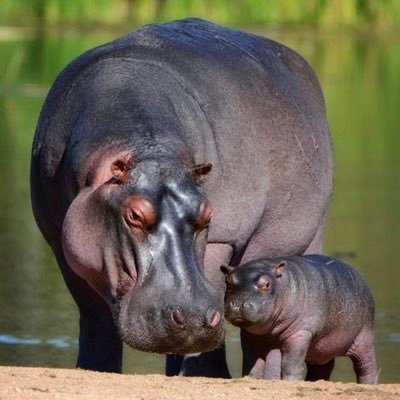
#> input picture assets/img/sample.jpg, 400 x 400 px
$ python kuwahara.py
#> lines starting #> are read from the running program, lines starting #| are printed output that depends on the picture
#> further down, picture is the input picture: shape (400, 400, 3); mean R, G, B 107, 101.5, 83.6
import numpy as np
import cv2
import matplotlib.pyplot as plt
import os


def kuwahara(pic, r=5, resize=False, rate=0.5):  # 元画像、正方形領域の一辺、リサイズするか、リサイズする場合の比率
#> called with r = 10, resize = False, rate = 10000
    h, w, _ = pic.shape
#> h = 400; w = 400
    if resize: pic = cv2.resize(pic, (int(w * rate), int(h * rate)));h, w, _ = pic.shape
    pic = np.pad(pic, ((r, r), (r, r), (0, 0)), "edge")
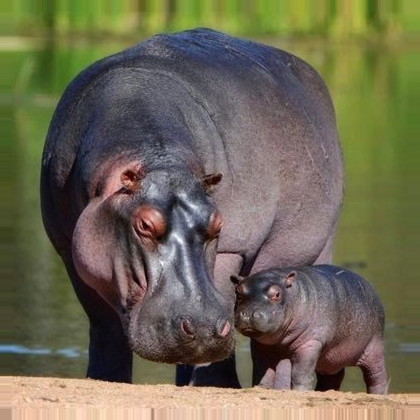
#> pic: shape (420, 420, 3); mean of channels 0, 1, 2 109.8, 104.8, 83.5; drawn as R, G, B
    ave, var = cv2.integral2(pic)
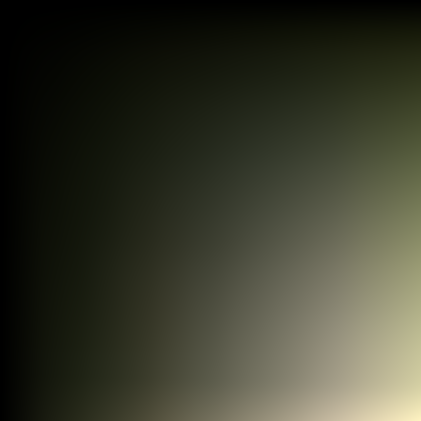
#> ave: shape (421, 421, 3) int32; mean of channels 0, 1, 2 4291252.6, 4397234.4, 3310940.3; drawn with min black and max white
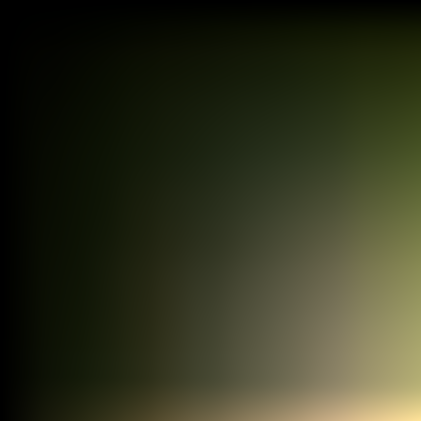
#> var: shape (421, 421, 3) float64; mean of channels 0, 1, 2 484755573.3, 508160860.2, 304521130.3; drawn with min black and max white
    ave = (ave[:-r - 1, :-r - 1] + ave[r + 1:, r + 1:] - ave[r + 1:, :-r - 1] - ave[:-r - 1, r + 1:]) / (
            r + 1) ** 2  # 平均値の一括計算
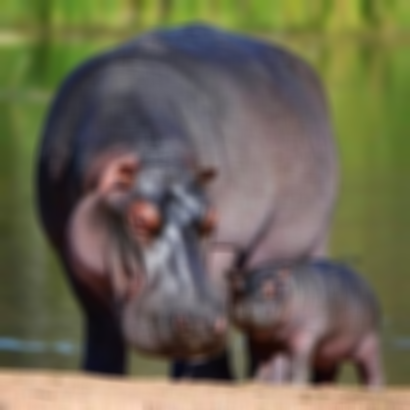
#> ave: shape (410, 410, 3) float64; mean of channels 0, 1, 2 108.5, 103.2, 83.5; drawn as R, G, B
    var = ((var[:-r - 1, :-r - 1] + var[r + 1:, r + 1:] - var[r + 1:, :-r - 1] - var[:-r - 1, r + 1:]) / (
            r + 1) ** 2 - ave ** 2).sum(axis=2)  # 分散の一括計算
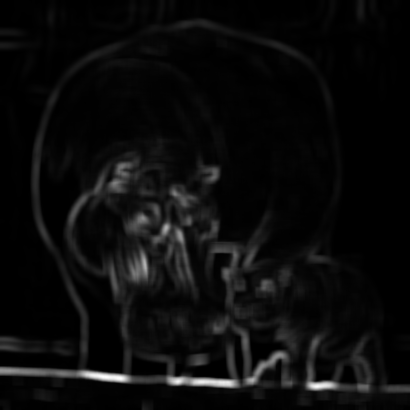
#> var: shape (410, 410) float64; min 0, max 21395.1, mean 998.4; drawn with min black and max white

    def filt(i, j):
        return np.array([ave[i, j], ave[i + r, j], ave[i, j + r], ave[i + r, j + r]])[(
            np.array([var[i, j], var[i + r, j], var[i, j + r], var[i + r, j + r]]).argmin(axis=0).flatten(),
            j.flatten(),
            i.flatten())].reshape(w, h, _).transpose(1, 0, 2)
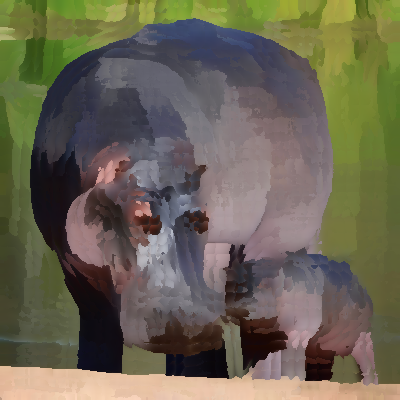
#> returned value: shape (400, 400, 3) float64; mean of channels 0, 1, 2 106.5, 101.4, 83.1; drawn as R, G, B

    filtered_pic = filt(*np.meshgrid(np.arange(h), np.arange(w))).astype(pic.dtype)  # 色の決定
    return filtered_pic


#画像保存ディレクトリ
os.chdir(r'assets/img')

# 画像名を入れる
picture = np.array(plt.imread("sample.jpg"))
#rは荒さが変わる
filtered_pic = kuwahara(pic=picture, r=10, resize=False, rate=10000)
plt.imshow(filtered_pic)
plt.axis("off")
plt.show()  #プロット表示
